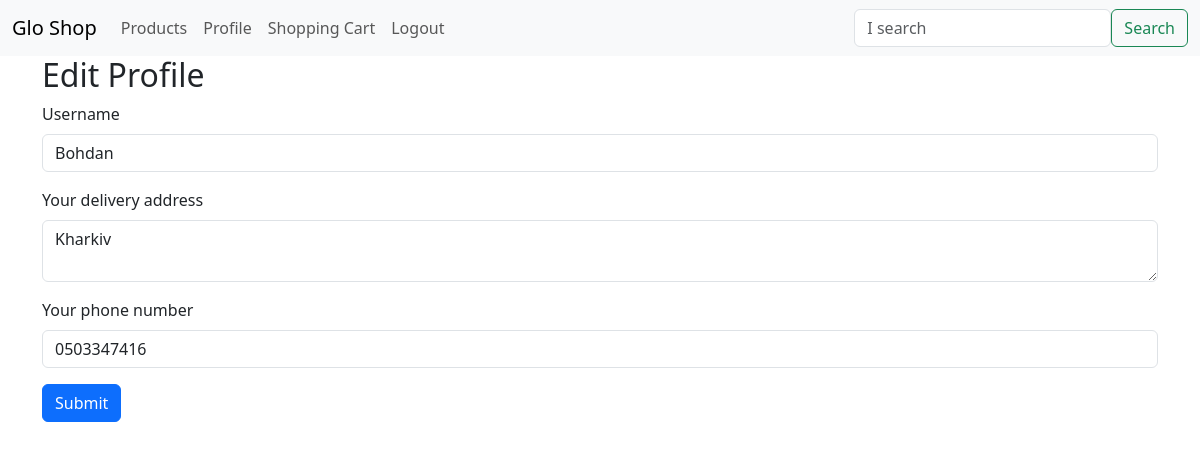
Screenshot of /edit_profile (signed in) with the database file from the repository.
### app/models.py (models this page shows, shortened)
class User(UserMixin, db.Model):
    id = db.Column(db.Integer, primary_key=True)
    username = db.Column(db.String(64), index=True, unique=True)
    email = db.Column(db.String(120), index=True, unique=True)
    password_hash = db.Column(db.String(128))
    phone_number = db.Column(db.String(32))
    delivery_address = db.Column(db.String(128))
    orders = db.relationship('Order', back_populates='customer')
    order_item = db.relationship('OrderItem', back_populates='customer')

### app/main/routes.py (the view)
@bp.route('/edit_profile', methods=['GET', 'POST'])
@login_required
def edit_profile():
    form = EditProfileForm(current_user.username)
    if form.validate_on_submit():
        current_user.username = form.username.data
        current_user.delivery_address = form.delivery_address.data
        current_user.phone_number = form.phone_number.data
        db.session.commit()
        flash('Your changes have been saved.')
        return redirect(url_for('main.load_customer', username=current_user.username))
    elif request.method == 'GET':
        form.username.data = current_user.username
        form.delivery_address.data = current_user.delivery_address
        form.phone_number.data = current_user.phone_number
    return render_template('edit_profile.html', title=('Edit Profile'),
                           form=form)

### app/main/forms.py (shortened to what this page needs)
class SearchForm(FlaskForm):
    q = StringField(('I search'), validators=[DataRequired()])
    submit = SubmitField(('Search'))
    def __init__(self, *args, **kwargs):
        if 'formdata' not in kwargs:
            kwargs['formdata'] = request.args
        if 'csrf_enabled' not in kwargs:
            kwargs['csrf_enabled'] = False
        super(SearchForm, self).__init__(*args, **kwargs)

class EditProfileForm(FlaskForm):
    username = StringField(('Username'), validators=[DataRequired()])
    delivery_address = TextAreaField(('Your delivery address'),
                             validators=[Length(min=1, max=128)])
    phone_number = StringField(('Your phone number'), validators=[
    validators.Regexp(r'^\d{10}$', message='Invalid phone number format')
    ])
    submit = SubmitField(('Submit'))
    def __init__(self, original_username, *args, **kwargs):
        super(EditProfileForm, self).__init__(*args, **kwargs)
        self.original_username = original_username

### app/main/routes.py (called while the page is built)
@bp.before_app_request
def before_request():
    g.search_form = SearchForm()

### app/models.py (called while the page is built)
@login.user_loader
def load_user(id):
    return User.query.get(int(id))

### app/templates/edit_profile.html (shortened to what this page needs)
{% extends 'base.html' %}
{% block content %}
  <div class="container">
    <h2>Edit Profile</h2>
    <form method="POST" action="{{ url_for('main.edit_profile') }}">
      <div class="mb-3">
        {{ form.username.label(class="form-label") }}
        {{ form.username(class="form-control", placeholder="Enter your username") }}
      </div>
      <div class="mb-3">
        {{ form.delivery_address.label(class="form-label") }}
        {{ form.delivery_address(class="form-control", placeholder="Enter your delivery address") }}
      </div>
      <div class="mb-3">
        {{ form.phone_number.label(class="form-label") }}
        {{ form.phone_number(class="form-control", placeholder="Enter your phone number") }}
      </div>
      <button type="submit" class="btn btn-primary">Submit</button>
    </form>
  </div>
{% endblock %}

### rows the page displays
User: username "Bohdan", delivery_address "Kharkiv", phone_number "0503347416"
